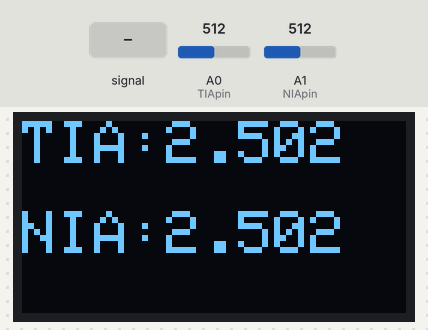
Recording of a sketch running on a simulated Arduino Uno, built with avr-gcc and run on an emulated ATmega328P. Parts: 128×64 one-colour display. The inputs (shaded band) are chosen by the test bench; at power-on: A0 (TIApin) = 512, A1 (NIApin) = 512.

Above: at 1.2 s.
1.3 s: A0 (TIApin) fed a 200 Hz sine of ±81 counts around its level
At 3.0 s:
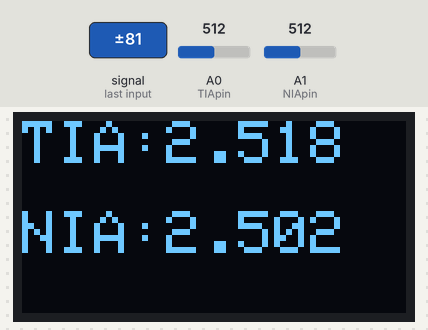
4.3 s: A0 (TIApin) set to 716
At 5.8 s:
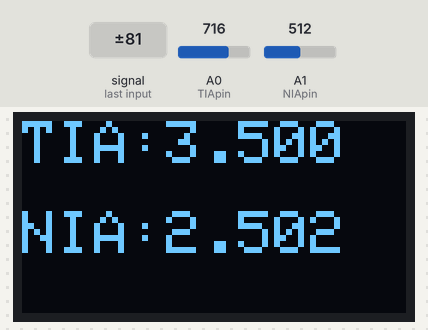
6.6 s: A1 (NIApin) fed a 1000 Hz sine of ±255 counts around its level
At 8.3 s:
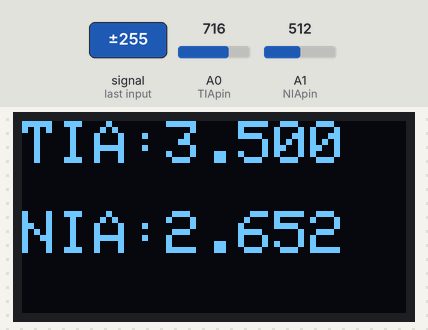
8.9 s: A1 (NIApin) set to 716
At 10.4 s:
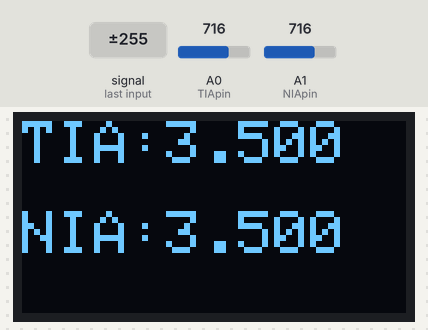
11.2 s: A0 (TIApin) fed a 1000 Hz sine of ±255 counts around its level
At 12.6 s:
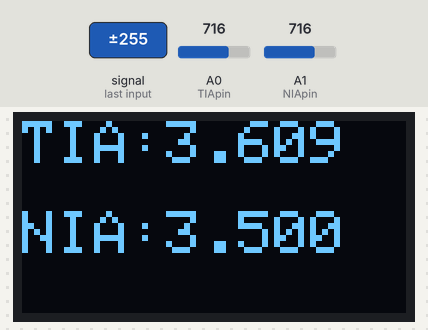
13.5 s: A1 (NIApin) fed a 200 Hz sine of ±81 counts around its level
At 15.2 s:
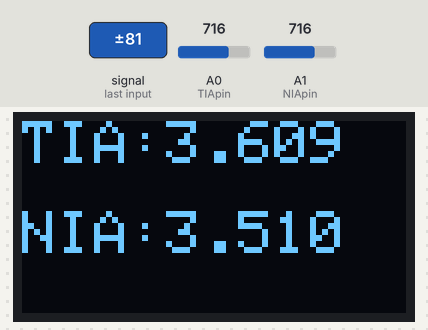
Timing chart, 0 to 16.7 s (numbered marks = the images above; inputs shaded):
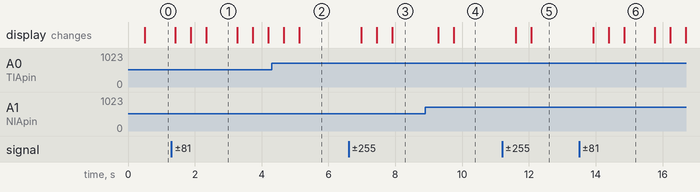

The sketch:

Fault_Detection_Code_System_1.ino
```cpp
#include <Wire.h>                                              // I2C communication library
#include <Adafruit_GFX.h>                                      // screen library
#include <Adafruit_SSD1306.h>                                  // ^^^
#define TIApin A0                                              // sampling pin for TIA amp
#define NIApin A1                                              // sampling pin for non-inv amp

Adafruit_SSD1306 display(128,64,&Wire,-1);                     // screen is 128x64 pixels, over i2c comm, -1 indicates no reset pin
float TIAvolt   = 0;                                           // voltage at output of TIA Amplifier
float NIAvolt   = 0;                                           //
const int NumSamples = 2000;                                   // num samples in sum of squares operation

void setup() {
Serial.begin(9600);                                            // baud rate = 9600
display.begin(SSD1306_SWITCHCAPVCC, 0x3C);                     // instantiation of screen with standard address
}

void loop() {
readvoltage();                                                 // samples amplifier voltage
updateDisplay();                                               // controls screen
}

void readvoltage(){                                            // takes sample of voltage at node
  uint32_t sumSquaresTIA = 0;                                  // reset TransImpedance Amplifer voltage variable
  uint32_t sumSquaresNIA = 0;                                  // reset Non-Inverting Amplifier voltage variable
  for (uint16_t i = 0; i<NumSamples; i++){                     // take samples
    uint16_t sampleTIA = analogRead(TIApin);                   // read voltage of TIA
    sumSquaresTIA += (uint32_t)sampleTIA * sampleTIA;          // accumulate sum of squares
    uint16_t sampleNIA = analogRead(NIApin);                   // read voltage at NIA
    sumSquaresNIA += (uint32_t)sampleNIA * sampleNIA;          // accumulate sum of squares
  }
  TIAvolt = sqrt(sumSquaresTIA / NumSamples) * (5.0/1023.0);   // root the sum, normalize to voltage
  NIAvolt = sqrt(sumSquaresNIA / NumSamples) * (5.0/1023.0);   // root the sum, normalize to voltage
}

void updateDisplay(){                                          // outputs to screen
  display.clearDisplay();                                      // reset screen
  display.setTextSize(2);                                      // set font size
  display.setTextColor(SSD1306_WHITE);                         // screen is monochromatic. White makes max brightness
  display.setCursor(0,0);                                      // sets position on screen for this write
  display.print("TIA:");                                       // display label
  display.println(TIAvolt,3);                                  // display value to 3 decimal places
  display.setCursor(0,30);                                     // set postion of next write
  display.print("NIA:");                                       // display label
  display.println(NIAvolt,3);                                  // display value with 3 decimal places
  display.display();                                           // update with given data
}
```

Measured:
- after the input at 1.3 s, the display: first changes after 0.12 s (image 1 shows a later state)
- after the input at 6.6 s, the display: first changes after 0.38 s (image 3 shows a later state)
- after the input at 8.9 s, the display: first changes after 0.39 s (image 4 shows a later state)
- after the input at 11.2 s, the display: first changes after 0.40 s (image 5 shows a later state)
- after the input at 13.5 s, the display: changes after 0.42 s (image 6)
- what the display in image 1 shows lasts 1.0 s, from 2.3 s to 3.3 s
